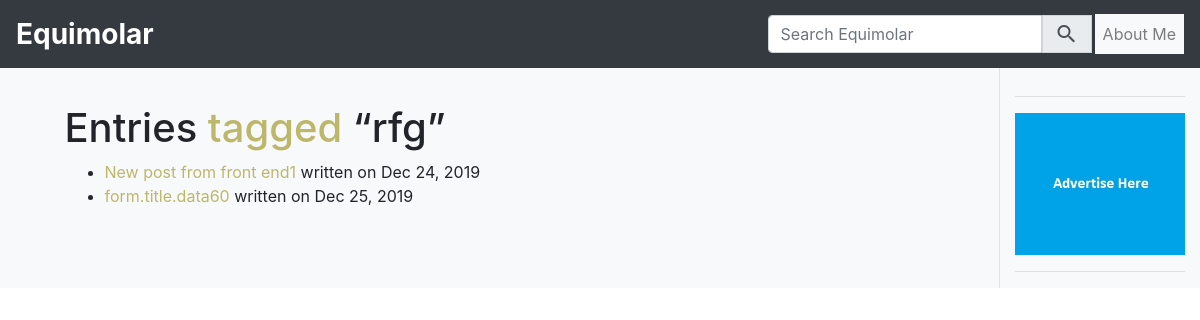
Page /tag/10 (signed in) on the earlier database version.
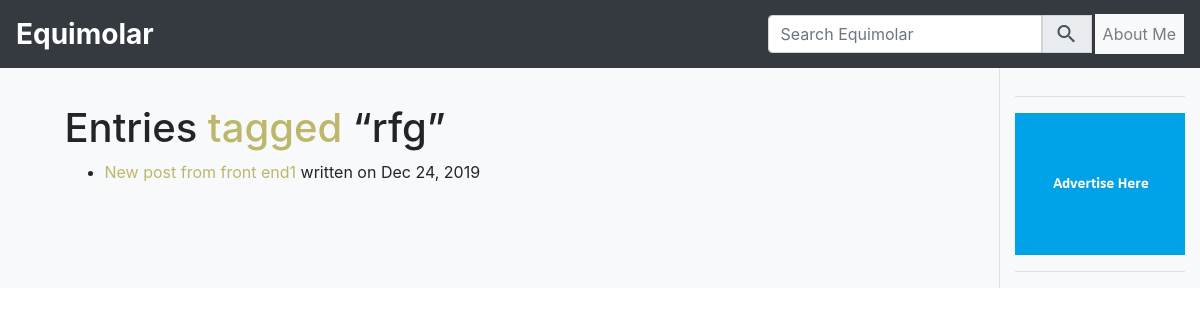
Same page on the later database version.
### equimolar_blog/models.py (models this page shows, shortened)
class Article(db.Model):
    __tablename__ = 'articles'
    __table_args__ = {'extend_existing': True}
    __searchable__ = ['title', 'summary', 'content']
    __analyzer__ = StemmingAnalyzer()
    id = db.Column(db.Integer, primary_key=True)
    title = db.Column(db.String(100), nullable=False)
    slug = db.Column(db.String(150))
    summary = db.Column(db.String(300))
    content = db.Column(db.Text, nullable=False)
    last_mod_date = db.Column(db.DateTime, default=datetime.date(datetime.utcnow()))
    draft = db.Column(db.Boolean, default=0)
    tags = db.relationship('Tag', secondary=articles_tags,
                           backref=db.backref('articles', lazy='dynamic'))
    authour = db.relationship('User', backref='articles', lazy='dynamic')

### equimolar_blog/views.py (the view)
@app.route('/tag/<id>')
def show_tag(id):
    tag = Tag.query.get_or_404(id)
    articles = tag.articles.filter_by(draft=0).all()
    return render_template('equimolar/tag.html', tag=tag, entries=articles)

### equimolar_blog/utilities.py (called while the page is built)
def blog_date(dateobj):
    return dateobj.strftime('%b %d, %Y')

### equimolar_blog/templates/equimolar/tag.html (shortened to what this page needs)
{% extends 'equimolar/base.html' %}
{% block main %}
  <h1>Entries <a href="">tagged</a> “{{ tag.name }}”</h1>
  <ul>
  {%- for entry in entries %}
    <li>
      <a href="/{{ entry.slug }}">{{ entry.title }}</a>
      written on {{ blog_date(entry.last_mod_date) }}
    </li>
  {%- endfor %}
  </ul>
{% endblock %}

Differences in the rows shown:
no longer on this page (row edited): Article: title "form.title.data60", last_mod_date "Dec 25, 2019"
